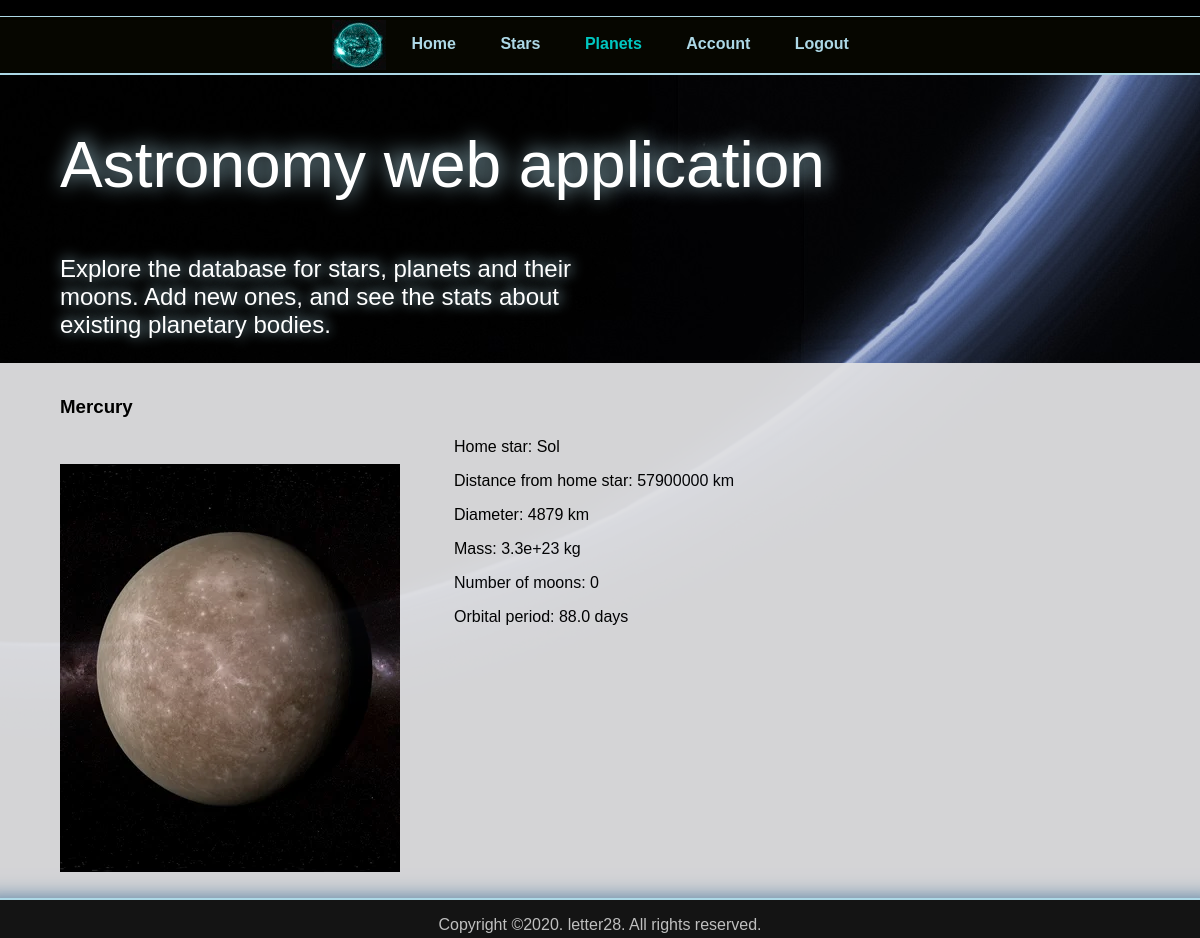
The app's page /planet/1 (signed in) with its own data.
### application/db_models.py (models this page shows)
class Planet(db.Model):
    __tablename__ = 'PLANETS'
    planet_id = Column(Integer, primary_key=True)
    planet_name = Column(String, unique=True)
    home_star = Column(String)
    no_of_moons = Column(Integer)
    mass = Column(Float)            # kg
    diameter = Column(Float)        # km
    distance = Column(Float)        # km
    orbital_period = Column(Float)  # days

### application/routes.py (the view)
@app.route("/planet/<int:planet_id>", methods=['GET'])
@login_required
def planet_single(planet_id: int):
    planet = Planet.query.filter_by(planet_id=planet_id).first()
    if planet:
        planet_data = {'planet_id': int(planet.planet_id),
                       'planet_name': planet.planet_name,
                       'home_star': planet.home_star,
                       'distance': int(planet.distance),
                       'mass': float(planet.mass),
                       'diameter': int(planet.diameter),
                       'no_of_moons': int(planet.no_of_moons),
                       'orbital_period': float(planet.orbital_period)}
        return render_template("planet.html", title=f"Planets - {planet_data['planet_name']}",
                               planets=True, planet=planet_data)
    else:
        return render_template("error.html")

### application/db_models.py (called while the page is built)
@login.user_loader
def load_user(id_num):
    return User.query.get(int(id_num))

### application/templates/planet.html
{% extends "layout.html" %}
{% block content %}
<link rel="stylesheet" href="../static/css/main.css"/>
<section class="planet-page">
    <section class="planet container">
        <div class="planet-container">
            <h3>{{ planet.planet_name }}</h3>
            <img class="img-small" src="../static/images/{{ planet.planet_name }}.jpg" alt="{{ planet.planet_name }}">
        </div>
        <div class="planet-info">
            <p>Home star:                   {{ planet.home_star }}</p>
            <p>Distance from home star:     {{ planet.distance }} km</p>
            <p>Diameter:                    {{ planet.diameter }} km</p>
            <p>Mass:                        {{ planet.mass }} kg</p>
            <p>Number of moons:             {{ planet.no_of_moons }}</p>
            <p>Orbital period:              {{ planet.orbital_period }} days</p>
        </div>
    </section>
</section>
{% endblock %}

### application/static/css/main.css (style rules this page uses)
html { font-family: "Trebuchet MS", Helvetica, sans-serif; margin: 0; background: black; color: black; box-sizing: border-box; }
*, *:before, *:after { box-sizing: inherit; }
body { background-image: url('../images/pluto_haze.jpg'); background-repeat: no-repeat; background-position: top center; background-attachment: fixed; max-width: 120%; margin: 0 auto; }
h1, h2, h3, h4, h5, h6 { padding: 10px 0; }
.img-small { min-width: 200px; max-width: 350px; margin: 5% auto; }
.home-page, .login-page, .register-page, .planets-page, .stars-page, .planet-page, .new-planet-page, .account-page { background: #E0E0E2; opacity: 0.95; }
.container { max-width: 90%; margin: 0 auto; margin-bottom: 25px; padding-top: 5px; padding-bottom: 20px; }
.planet.container { display: flex; }
.planet-container { display: inline-block; vertical-align: middle; }
.planet-info { vertical-align: middle; display: inline-block; margin: 5%; }

### records on screen
Planet: planet_name "Mercury", planet_name (picture), home_star "Sol", mass "3.3e+23", orbital_period "88.0"

### other values on screen
{{ planet.distance }} "57900000"
{{ planet.diameter }} "4879"
{{ planet.no_of_moons }} "0"
